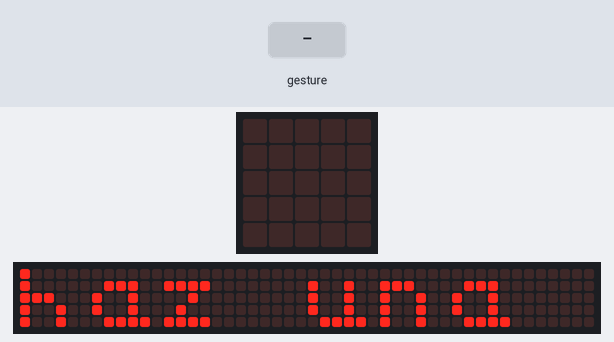
Simulated run of this program. Board: BBC micro:bit (MakeCode). Parts: the board's 5×5 LED display, a strip that is not on the board, showing the scrolling text unrolled. Inputs (shaded band) come from the test bench. Random numbers come from a fixed seed; a tilt is held for 1.5 s and a shake lasts 1 s, then the board lies face up again; the 48×5 strip is a reading aid, not a part: it shows the text the display is scrolling, unrolled, one strip-width of it at a time.

Above: at 3.2 s.
At 17.2 s:
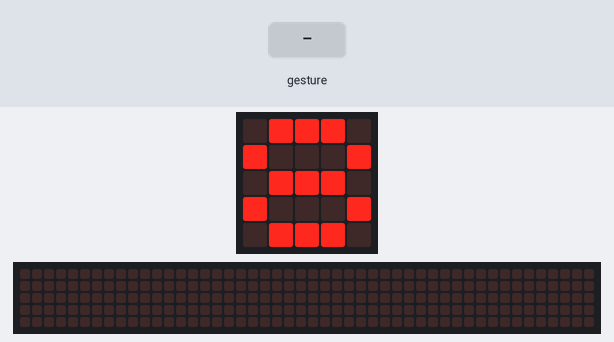
17.3 s: gesture 'shake'
At 17.57 s:
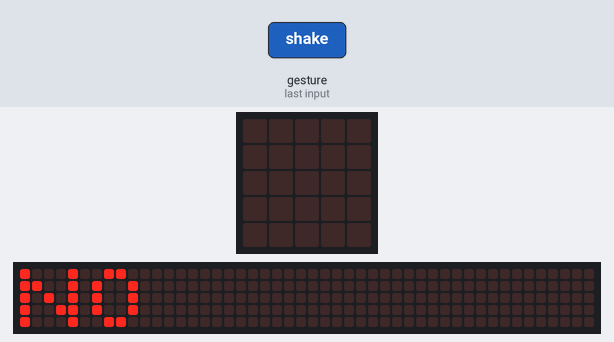
19.4 s: gesture 'shake'
At 23.6 s:
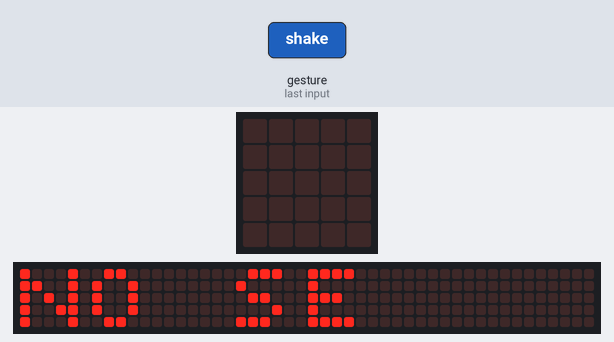

The program:

main.ts
```typescript
input.onGesture(Gesture.Shake, function () {
    basic.clearScreen()
    Número_aleatorio = randint(0, 5)
    if (Número_aleatorio == 2) {
        basic.showString("SI")
    } else if (Número_aleatorio == 1) {
        basic.showString("NO")
    } else if (Número_aleatorio == 3) {
        basic.showString("TAL VEZ")
    } else if (Número_aleatorio == 4) {
        basic.showString("NO SE")
    } else {
        basic.showString("A LO MEJOR")
    }
    basic.showNumber(8)
})
let Número_aleatorio = 0
basic.showString("haz una pregunta")
basic.showNumber(8)
```

test.ts
```typescript
// aquí va el archivo "tests"; esto no se compilará cuando este paquete se utilice como una extensión.
```

Measured:
- after the input at 17.3 s, the display: changes after 0.20 s (image 2)
- what the display in image 0 shows lasts 0.6 s, from 3.2 s to 3.8 s
